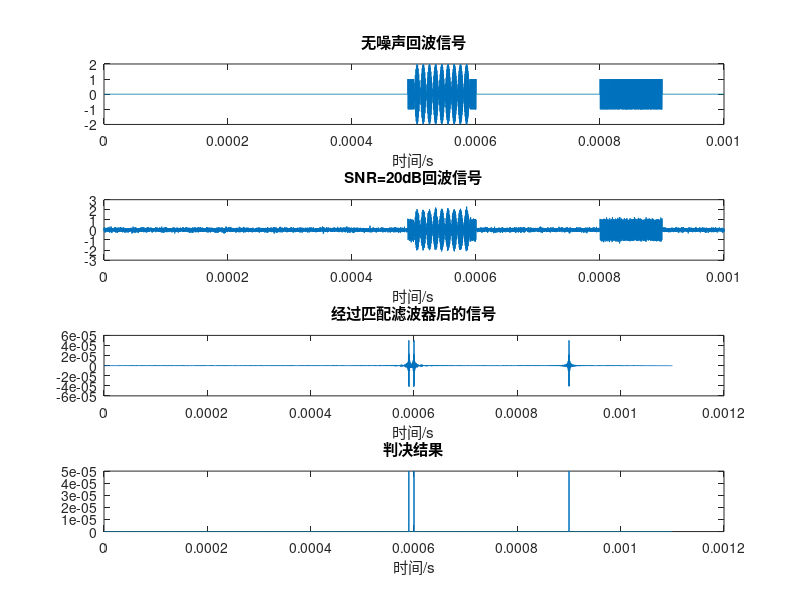

This chart was generated by the following MATLAB code:
% 匹配滤波器的结果，回波相距较近

fs=2e7;   %采样率
T=10e-5;  %脉冲宽度
N=fs*T;   %采样点数
t=linspace(0,T,N);%横坐标

y1=chirp(t,1e6,T,2e6);%回波1
y2=chirp(t,1e6,T,2e6);%回波2
y3=chirp(t,1e6,T,2e6);%回波3

y_f=fliplr(y1);%滤波器响应

t0=linspace(0,10*T,10*N);

y00=[zeros(1,5*N),y2,zeros(1,2*N),y3,zeros(1,N)];
y01=[zeros(1,5*N-200),y1,zeros(1,4*N+200)];

y0=y00+y01;


subplot(4,1,1);
plot(t0,y0);
xlabel("时间/s");
title("无噪声回波信号")
y_r=awgn(y0,20);
subplot(4,1,2);
plot(t0,y_r);
xlabel("时间/s");
title("SNR=20dB回波信号")
s0=conv(y_f,y_r)./fs;
ts=linspace(0,11*T,11*N-1);
subplot(4,1,3);
plot(ts,s0);
xlabel("时间/s");
title("经过匹配滤波器后的信号")

s1=zeros(1,length(ts));

for i=1:length(ts)
    if s0(i)>2.5e-5
        s1(i)=5e-5;
    end
end

subplot(4,1,4);
plot(ts,s1);
xlabel("时间/s");
title("判决结果")
